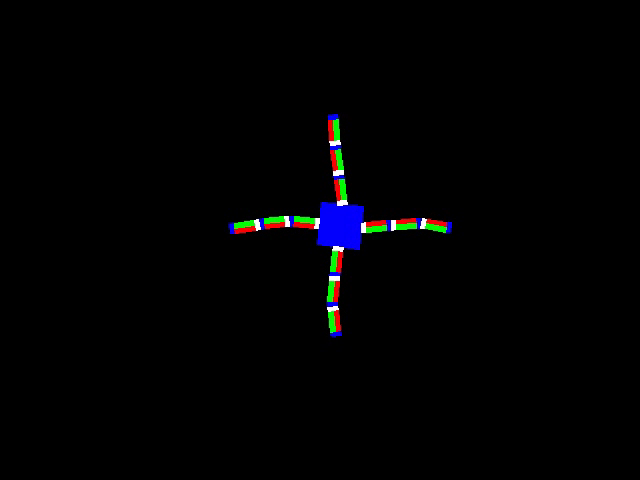
#> input picture frame 20 of TIV/TP4/escrime3.avi, 640 x 480 px
$ jupyter execute --allow-errors TIV4_ISMAEL_BERILLON.ipynb
#> lines starting #> are read from the running program, lines starting #| are printed output that depends on the picture; pictures that were not available may be replaced by others from this repository, and a replacement may not be noted
[cell 1]
import pandas as pd
import numpy as np
from numpy import ndarray
import matplotlib.pyplot as plt
import matplotlib.image as mpimg

import cv2


import random as rd

[cell 2]
# Clean video
video=[]
cap = cv2.VideoCapture('escrime3.avi')
while(1):
   ret,frame=cap.read()
#> frame is the input picture: shape (480, 640, 3); mean B, G, R 2.6, 1.8, 1.6
   video.append(frame)
   if cv2.waitKey(1) & 0xFF == ord('q') or ret==False :
#> (key q is pressed here)
#> (key q is pressed here)
      cap.release()
      cv2.destroyAllWindows()
      break
   cv2.imshow('frame',frame)

[cell 3]
# Create histogramme of given size centered in (x,y) from frame j of the video
def histoImage(x,y,size,video,j):
  image=video[j]
  histRed, b = np.histogram(image[x-size//2:x+size//2,y-size//2:y+size//2,0],255)
  histGreen, b = np.histogram(image[x-size//2:x+size//2,y-size//2:y+size//2,1],255)
  histBlue, b = np.histogram(image[x-size//2:x+size//2,y-size//2:y+size//2,2],255)
  histtot = np.concatenate((histRed,histGreen,histBlue),axis=0)
  histtot =  histtot/sum(histtot)
  return(histtot)

[cell 4]
# create N particles with standard deviation sigma and mean (x,y) and carefully move points outside of the frame
def create_particles(N,x,y,sig,taille_carré):
    L=np.random.multivariate_normal((x,y),sig,N)
    L=np.round(L).astype(int)
    L[L<taille_carré//2]=taille_carré//2
    L[:,0][L[:,0]>480-taille_carré//2]=480-taille_carré//2
    L[:,1][L[:,1]>640-taille_carré//2]=640-taille_carré//2
    return(L)
# create the weight array
def create_w(N):
    w=np.ndarray(N)
    w[:]=1/N
    return(w)

[cell 5]
#distance squared between 2 histograms
def d2(h1,h2):
    out=1-np.sum(np.sqrt(h1[:]*h2[:]))
    return out

def Likelihood_function(href,x,y,l,size,video,j):
    G = np.exp(-l*d2(href,histoImage(x,y,size,video,j)))
    return G
# Update weight of every particles
def particuleUpdate(W,ListParticule,href,l,size,video,j):
    for i in range(len(W)):
        W[i] = W[i]*Likelihood_function(href,int(ListParticule[i][0]),int(ListParticule[i][1]),l,size,video,j)
    W=W/sum(W)
    return(W)
# Predict the next coordinate of the point
def prediction(w,ListParticule):
    x=int(sum(w[:]*ListParticule[:,0]))
    y=int(sum(w[:]*ListParticule[:,1]))
    return([x,y])

[cell 6]
def updatepPosition(ListParticulePosition,size,href,video,i,taille_del,sigma):
    dist=[]
    # resampling
    for j in range(len(ListParticulePosition)):
        dist.append(d2(href,histoImage(int(ListParticulePosition[j,0]),int(ListParticulePosition[j,1]),size,video,i)))
    for k in range(taille_del):
        inde=dist.index(max(dist))
        ListParticulePosition=np.delete(ListParticulePosition, inde,axis=0)
        dist.pop(inde)
    inde_min=dist.index(min(dist))
    x,y=ListParticulePosition[inde_min,:]
    h=create_particles(taille_del,x,y,sigma,40)
    L=np.concatenate((ListParticulePosition,h),axis=0)
    return(L)

[cell 7]
# Put white dot where the tracking point is
def tracking(im,center_point,size_square=2):
    im[center_point[0] - size_square : center_point[0] + size_square,
        center_point[1] - size_square : center_point[1] + size_square] = np.ones((size_square*2,size_square*2,3))*255

# Put black point where the tracking point is
def black_tracking(im,center_point,size_square=2):
    im[center_point[0] - size_square : center_point[0] + size_square,
        center_point[1] - size_square : center_point[1] + size_square] = np.zeros((size_square*2,size_square*2,3))*255

[cell 8]
import copy as cp
nbr_del=25

# Do the tracking from the beggining to end
def Track_objet1(video,sigma,N,Xinit,Yinit,size,l,nbr_del):
#> called with sigma = array of shape (2, 2), N = 50, Xinit = 240, Yinit = 320, size = 40, l = 0.001, nbr_del = 16
  x=Xinit
  y=Yinit
  W=create_w(N)
  ListParticulePosition = create_particles(N,Xinit,Yinit,sigma,40)
  video_cel=cp.deepcopy(video)
#> video_cel = 1 item
  video2=cp.deepcopy(video)
#> video2 = 1 item
  predictions=[]
  href=histoImage(Xinit,Yinit,size,video2,0)
#> in histoImage, `histRed, b = np.histogram(image[x-size//2:x+size//2,y-size//2:y+size//..`: histRed = 255 values, max 558 at index 0, min 0 at index 15, mean 6.27; b = 256 values from 0 to 255
#> in histoImage, `histGreen, b = np.histogram(image[x-size//2:x+size//2,y-size//2:y+size..`: histGreen = 255 values, max 1243 at index 0, min 0 at index 7, mean 6.27
#> in histoImage, `histBlue, b = np.histogram(image[x-size//2:x+size//2,y-size//2:y+size/..`: histBlue = 255 values, max 639 at index 0, min 0 at index 24, mean 6.27
#> in histoImage, `histtot = np.concatenate((histRed,histGreen,histBlue),axis=0)`: histtot = 765 values, max 1243 at index 255, min 0 at index 15, mean 6.27
#> in histoImage, `histtot =  histtot/sum(histtot)`: histtot = 765 values, max 0.259 at index 255, min 0 at index 15, mean 0.00131
#> href has the same summary as histtot in histoImage
  for j in range(len(video2)-1):
    predictions.append(prediction(W,ListParticulePosition))
    ListParticulePosition=updatepPosition(ListParticulePosition,size,href,video2,j,nbr_del,sigma)
    W=particuleUpdate(W,ListParticulePosition,href,l,size,video2,j)
    tracking(video_cel[j],predictions[-1])
#> this loop made 0 passes
#> after the loop, W = 50 values from 0.02 to 0.02; predictions = []
  return(predictions,video_cel)

# This function is the same as above but the tracking point is black instead of white
def black_Track_objet1(video,sigma,N,Xinit,Yinit,size,l,nbr_del):
  x=Xinit
  y=Yinit
  W=create_w(N)
  ListParticulePosition = create_particles(N,Xinit,Yinit,sigma,40)
  video_cel=cp.deepcopy(video)
  video2=cp.deepcopy(video)
  predictions=[]
  href=histoImage(Xinit,Yinit,size,video2,0)
  for j in range(len(video2)-1):
    predictions.append(prediction(W,ListParticulePosition))
    ListParticulePosition=updatepPosition(ListParticulePosition,size,href,video2,j,nbr_del,sigma)
    W=particuleUpdate(W,ListParticulePosition,href,l,size,video2,j)
    black_tracking(video_cel[j],predictions[-1])
  return(predictions,video_cel)

[cell 9]
# Clean video
video=[]
cap = cv2.VideoCapture('escrime3.avi')
while(1):
   ret,frame=cap.read()
   video.append(frame)
   if cv2.waitKey(1) & 0xFF == ord('q') or ret==False :
      cap.release()
      cv2.destroyAllWindows()
      break
   cv2.imshow('frame',frame)

## Tracking center of the object

[cell 10]
sig=np.diag([20,20])
N=50
p,v=Track_objet1(video,sig,N,480//2,640//2,40,0.001,nbr_del=N//3)
#> p = []; v = 1 item

#> (a cell that did not finish here is left out)

[cell 12]
cap = cv2.VideoCapture('project.avi')
while(1):
   ret,frame=cap.read()
   if cv2.waitKey(1) & 0xFF == ord('q') or ret==False :
#> (key q is pressed here)
      cap.release()
      cv2.destroyAllWindows()
      break
   cv2.imshow('frame',frame)

# TP4

## Questions

1 - We can consider the vector $X_k$ as a 14-dimension vector composed of 1 point (center of the square) and 12 angles for each articulation of each arm. or, for ur first example, 24-dimension vector composed of 12 2-dimension points for each little arms in the picture

2 - We have another method which consists in creating several kinds of particles which represent a position with a particular angles. This way is not the best method because it creates occlusion between the different arms.

3 - If we increase the number of rectangles, we increase the difficulty to detect the end of the arm because we increase the number of angles, thus the number of parameters. So the position of the end of the arm will be in a higher interval than the position of the end of the arm for a smaller number of articulations. So, when we decrease the number of articulations, we can have a better detection because the position of the end of the arm is restricted.

## Practical Work

[cell 13]
# Clean video
video=[]
cap = cv2.VideoCapture('escrime3.avi')
while(1):
   ret,frame=cap.read()
   video.append(frame)
   if cv2.waitKey(1) & 0xFF == ord('q') or ret==False :
#> (key q is pressed here)
      cap.release()
      cv2.destroyAllWindows()
      break
   cv2.imshow('frame',frame)

[cell 14]
# define what we want to track
size_little_arm=32
offset_arm=size_little_arm-2
centers=[]

center1=[143,320]
center2=[143+offset_arm,320]
center3=[143+2*(offset_arm),320]

center4=[240,225]
center5=[240,225+offset_arm]
center6=[240,225+2*offset_arm]

center7=[336,320]
center8=[336-offset_arm,320]
center9=[336-2*offset_arm,320]

center10=[240,417]
center11=[240,417-offset_arm]
center12=[240,417-2*offset_arm]

centers.append(center1)
centers.append(center2)
centers.append(center3)
centers.append(center4)
centers.append(center5)
centers.append(center6)
centers.append(center7)
centers.append(center8)
centers.append(center9)
centers.append(center10)
centers.append(center11)
centers.append(center12)

[cell 15]
plt.figure()
for i in range(len(centers)):
    plt.subplot(4,3,i+1)
    plt.imshow(video[0][centers[i][0]-size_little_arm//2:centers[i][0]+size_little_arm//2,
            centers[i][1]-size_little_arm//2:centers[i][1]+size_little_arm//2,
            :])
    plt.tick_params(left = False , labelleft = False ,
                    labelbottom = False, bottom = False)
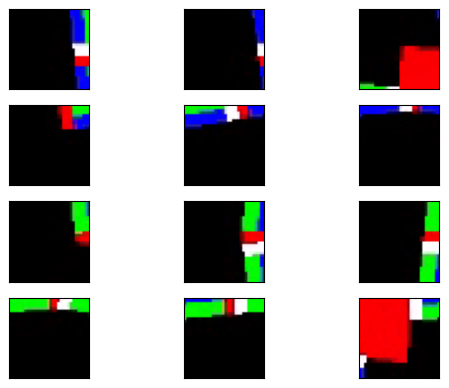
#> figure drawn by matplotlib, 12 panels

[cell 16]
sig=np.diag([1,1])
N=100
l=0.001

v=video

newcenters=[]

#> (the rest of this cell did not finish here and is left out)

[cell 17]
plt.figure()
for i in range(len(newcenters)):
    plt.subplot(4,3,i+1)
    plt.imshow(video[-2][newcenters[i][0]-size_little_arm//2:newcenters[i][0]+size_little_arm//2,
            newcenters[i][1]-size_little_arm//2:newcenters[i][1]+size_little_arm//2,
            :])
    plt.tick_params(left = False , labelleft = False ,
                    labelbottom = False, bottom = False)

Final position is not really good but we have to see the transition

#> (a cell that did not finish here is left out)

In the video we can see that we can follow the arms but not really precisely, we need to change our parameters or use other methods

### Try with other video

[cell 19]
# Clean video
video=[]
cap = cv2.VideoCapture('seq21.avi')
while(1):
   ret,frame=cap.read()
   video.append(frame)
   if cv2.waitKey(1) & 0xFF == ord('q') or ret==False :
#> (key q is pressed here)
      cap.release()
      cv2.destroyAllWindows()
      break
   cv2.imshow('frame',frame)

[cell 20]
im=video[0]
p=[220,450]
t=10
print(im.shape)
#| (480, 640, 3)
plt.figure()
plt.imshow(im[p[0]-t:p[0]+t,p[1]-t:p[1]+t,:])
plt.show()
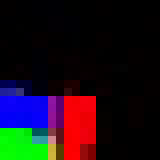
#> shown: shape (20, 20, 3) (shown 8 times larger); mean R, G, B 26.5, 16.2, 22.8

[cell 21]
sigma=np.diag([10,10])
N=100
l=.1
points,v=black_Track_objet1(video=video,sigma=sigma,Xinit=p[0],Yinit=p[1],l=l,nbr_del=N//3,N=N,size=t)
#> in black_Track_objet1, `href=histoImage(Xinit,Yinit,size,video2,0)`: href = 765 values, max 0.277 at index 255, min 0 at index 3, mean 0.00131
#> after the loop in black_Track_objet1, `for j in range(len(video2)-1):`: W = 100 values from 0.01 to 0.01; predictions = []
#> points = []

#> (the rest of this cell did not finish here and is left out)

[cell 22]
plt.figure()
plt.subplot(1,2,1)
plt.imshow(video[0][p[0]-t:p[0]+t,p[1]-t:p[1]+t,:])
plt.tick_params(left = False , labelleft = False ,
                    labelbottom = False, bottom = False)
plt.subplot(1,2,2)
#> (the rest of this cell did not finish here and is left out)

[cell 23]
cap = cv2.VideoCapture('project2.avi')
while(1):
   ret,frame=cap.read()
   if cv2.waitKey(1) & 0xFF == ord('q') or ret==False :
#> (key q is pressed here)

$ run again, starting later in the video
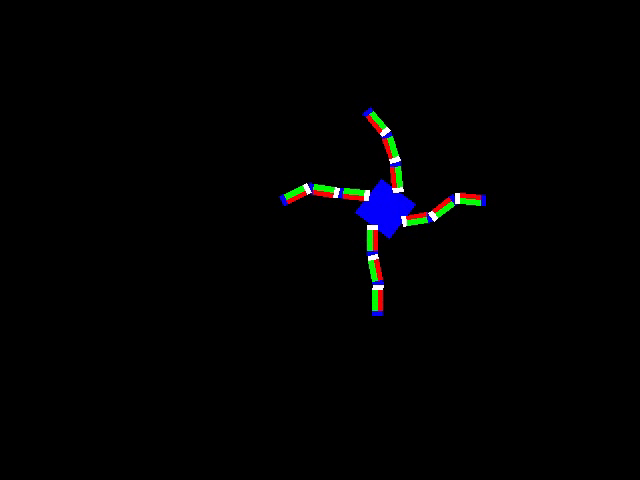
#> input picture frame 160 of TIV/TP4/escrime3.avi, 640 x 480 px
#> frame is the input picture: shape (480, 640, 3); mean B, G, R 2.6, 1.8, 1.7
#> in Track_objet1, `video_cel=cp.deepcopy(video)`: video_cel = 1 item
#> in histoImage, `histRed, b = np.histogram(image[x-size//2:x+size//2,y-size//2:y+size//..`: histRed = 255 values, max 1600 at index 127, min 0 at index 0, mean 6.27; b = 256 values from -0.5 to 0.5
#> histGreen has the same summary as histRed
#> histBlue has the same summary as histRed
#> in histoImage, `histtot = np.concatenate((histRed,histGreen,histBlue),axis=0)`: histtot = 765 values, max 1600 at index 127, min 0 at index 0, mean 6.27
#> in histoImage, `histtot =  histtot/sum(histtot)`: histtot = 765 values, max 0.333 at index 127, min 0 at index 0, mean 0.00131
#> in Track_objet1, `href=histoImage(Xinit,Yinit,size,video2,0)`: href has the same summary as histtot in histoImage
#> after the loop in Track_objet1, `for j in range(len(video2)-1):`: W = 50 values from 0.02 to 0.02; predictions = []
#> `p,v=Track_objet1(video,sig,N,480//2,640//2,40,0.001,nbr_del=N//3)`: v = 1 item
#| (480, 640, 3)
#> `plt.show()`:
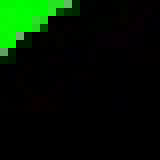
#> shown: shape (20, 20, 3) (shown 8 times larger); mean R, G, B 2.2, 21, 1.9
#> in black_Track_objet1, `href=histoImage(Xinit,Yinit,size,video2,0)`: href = 765 values, max 0.297 at index 255, min 0 at index 1, mean 0.00131
#> after the loop in black_Track_objet1, `for j in range(len(video2)-1):`: W = 100 values from 0.01 to 0.01; predictions = []
